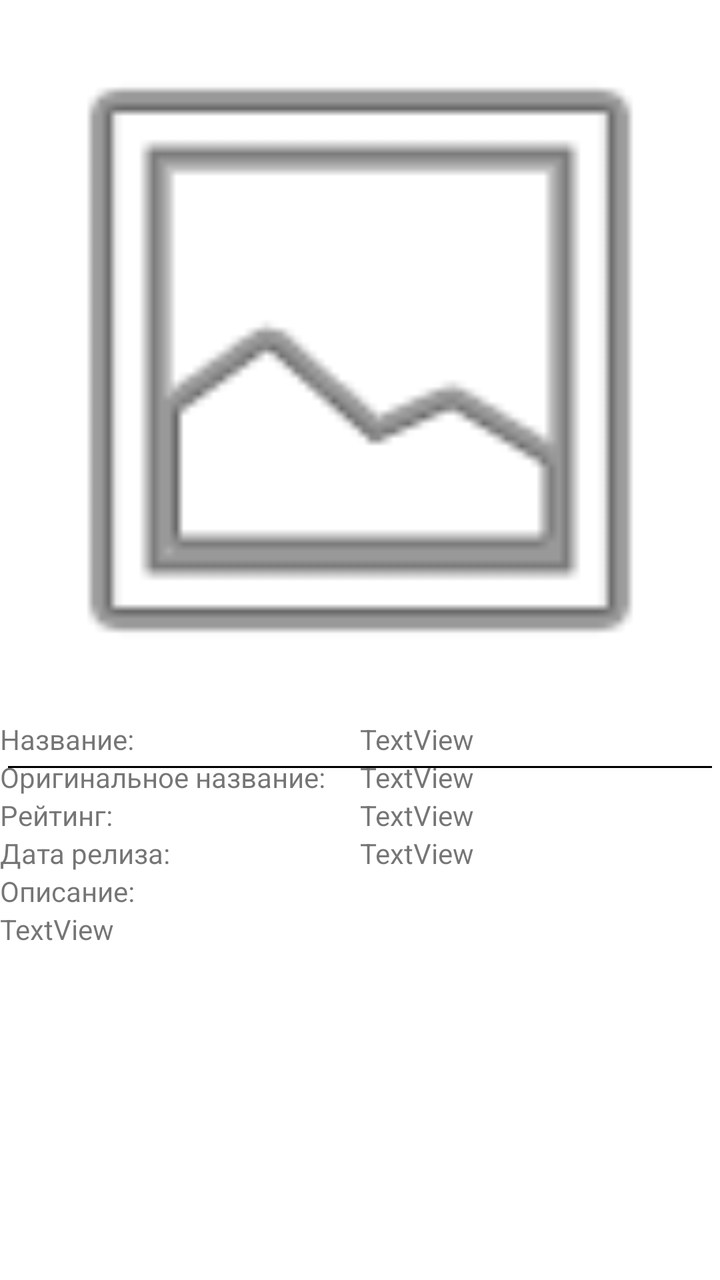
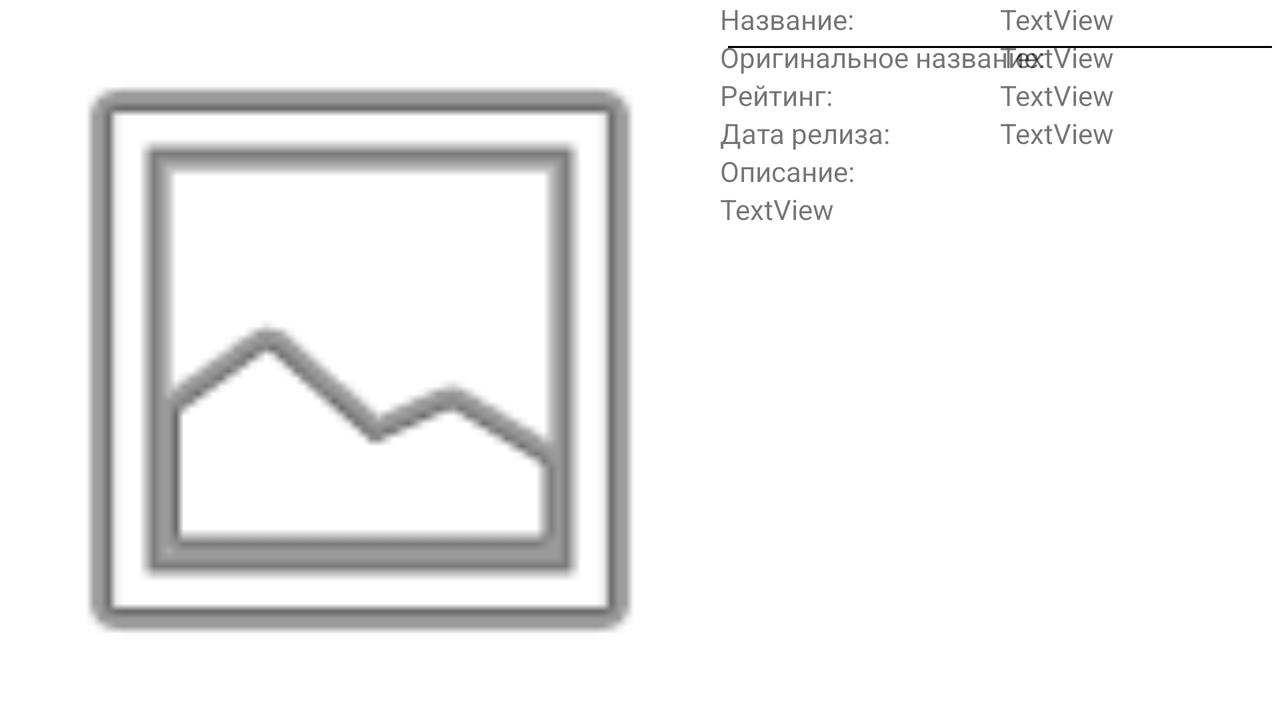

Compare how this app lays out the same screen by default and in its alternative resource folder. The renders come first, then the two layout files and the values they reference.
<!-- AndroidManifest.xml: application theme Theme.MyMovies -->
<!-- res/layout/activity_detail.xml -->
<?xml version="1.0" encoding="utf-8"?>
<ScrollView xmlns:android="http://schemas.android.com/apk/res/android"
    xmlns:app="http://schemas.android.com/apk/res-auto"
    xmlns:tools="http://schemas.android.com/tools"
    android:id="@+id/scrollViewInfo"
    android:layout_width="match_parent"
    android:layout_height="match_parent"
    tools:context=".DetailActivity">

    <androidx.constraintlayout.widget.ConstraintLayout
        android:layout_width="match_parent"
        android:layout_height="wrap_content">

        <ImageView
            android:id="@+id/imageViewBigPoster"
            android:layout_width="0dp"
            android:layout_height="wrap_content"
            android:adjustViewBounds="true"
            app:layout_constraintEnd_toEndOf="parent"
            app:layout_constraintStart_toStartOf="parent"
            app:layout_constraintTop_toTopOf="parent"
            app:srcCompat="@android:drawable/ic_menu_gallery" />

        <ImageView
            android:id="@+id/imageViewAddToFavorite"
            android:layout_width="@dimen/size_of_star"
            android:layout_height="@dimen/size_of_star"
            android:layout_marginEnd="16dp"
            android:onClick="onClickChangeFavorite"
            app:layout_constraintBottom_toBottomOf="@+id/imageViewBigPoster"
            app:layout_constraintEnd_toEndOf="@+id/imageViewBigPoster"
            app:layout_constraintTop_toBottomOf="@+id/imageViewBigPoster"
            app:srcCompat="@drawable/favourite_remove" />

        <include
            layout="@layout/movie_info"
            android:id="@+id/movieInfo"
            android:layout_width="0dp"
            android:layout_height="wrap_content"
            app:layout_constraintStart_toStartOf="parent"
            app:layout_constraintEnd_toEndOf="parent"
            app:layout_constraintTop_toBottomOf="@+id/imageViewAddToFavorite"/>

    </androidx.constraintlayout.widget.ConstraintLayout>
</ScrollView>
<!-- res/layout/movie_info.xml (included above) -->
<?xml version="1.0" encoding="utf-8"?>
<androidx.constraintlayout.widget.ConstraintLayout xmlns:android="http://schemas.android.com/apk/res/android"
    android:layout_width="match_parent"
    android:layout_height="match_parent"
    xmlns:app="http://schemas.android.com/apk/res-auto">

    <TextView
        android:id="@+id/textViewLabelTitle"
        android:layout_width="wrap_content"
        android:layout_height="wrap_content"
        android:text="Название:"
        app:layout_constraintStart_toStartOf="parent"
        app:layout_constraintTop_toTopOf="parent" />
    
    <View
        android:layout_width="0dp"
        android:layout_height="1dp"
        android:layout_margin="4dp"
        android:background="#000000"
        app:layout_constraintTop_toBottomOf="@id/textViewLabelTitle"
        app:layout_constraintEnd_toEndOf="parent"
        app:layout_constraintStart_toStartOf="parent"/>

    <androidx.constraintlayout.widget.Guideline
        android:id="@+id/guidelineCenter"
        android:layout_width="wrap_content"
        android:layout_height="wrap_content"
        android:orientation="vertical"
        app:layout_constraintGuide_percent="0.5" />

    <TextView
        android:id="@+id/textViewTitle"
        android:layout_width="0dp"
        android:layout_height="wrap_content"
        android:text="TextView"
        app:layout_constraintEnd_toEndOf="parent"
        app:layout_constraintStart_toStartOf="@+id/guidelineCenter"
        app:layout_constraintTop_toTopOf="parent" />

    <TextView
        android:id="@+id/textViewLabelOriginalTitle"
        android:layout_width="wrap_content"
        android:layout_height="wrap_content"
        android:text="Оригинальное название:"
        app:layout_constraintStart_toStartOf="parent"
        app:layout_constraintTop_toBottomOf="@+id/textViewTitle" />

    <TextView
        android:id="@+id/textViewOriginalTitle"
        android:layout_width="0dp"
        android:layout_height="wrap_content"
        android:text="TextView"
        app:layout_constraintEnd_toEndOf="parent"
        app:layout_constraintStart_toStartOf="@+id/guidelineCenter"
        app:layout_constraintTop_toBottomOf="@+id/textViewTitle" />

    <TextView
        android:id="@+id/textViewLabelRating"
        android:layout_width="wrap_content"
        android:layout_height="wrap_content"
        android:text="Рейтинг:"
        app:layout_constraintStart_toStartOf="parent"
        app:layout_constraintTop_toBottomOf="@+id/textViewOriginalTitle" />

    <TextView
        android:id="@+id/textViewRating"
        android:layout_width="0dp"
        android:layout_height="wrap_content"
        android:text="TextView"
        app:layout_constraintEnd_toEndOf="parent"
        app:layout_constraintStart_toStartOf="@+id/guidelineCenter"
        app:layout_constraintTop_toBottomOf="@+id/textViewOriginalTitle" />

    <TextView
        android:id="@+id/textViewLabelReleaseDate"
        android:layout_width="wrap_content"
        android:layout_height="wrap_content"
        android:text="Дата релиза:"
        app:layout_constraintStart_toStartOf="parent"
        app:layout_constraintTop_toBottomOf="@+id/textViewRating" />

    <TextView
        android:id="@+id/textViewReleaseDate"
        android:layout_width="0dp"
        android:layout_height="wrap_content"
        android:text="TextView"
        app:layout_constraintEnd_toEndOf="parent"
        app:layout_constraintStart_toStartOf="@+id/guidelineCenter"
        app:layout_constraintTop_toBottomOf="@+id/textViewRating" />

    <TextView
        android:id="@+id/textViewLabelDescription"
        android:layout_width="wrap_content"
        android:layout_height="wrap_content"
        android:text="Описание:"
        app:layout_constraintStart_toStartOf="parent"
        app:layout_constraintTop_toBottomOf="@+id/textViewReleaseDate" />

    <TextView
        android:id="@+id/textViewOverview"
        android:layout_width="wrap_content"
        android:layout_height="wrap_content"
        android:text="TextView"
        app:layout_constraintStart_toStartOf="parent"
        app:layout_constraintTop_toBottomOf="@+id/textViewLabelDescription" />

    <androidx.recyclerview.widget.RecyclerView
        android:id="@+id/recyclerViewTrailers"
        android:nestedScrollingEnabled="false"
        android:layout_width="0dp"
        android:layout_height="wrap_content"
        app:layout_constraintEnd_toEndOf="parent"
        app:layout_constraintStart_toStartOf="parent"
        app:layout_constraintTop_toBottomOf="@id/textViewOverview" />

    <androidx.recyclerview.widget.RecyclerView
        android:id="@+id/recyclerViewReviews"
        android:nestedScrollingEnabled="false"
        android:layout_width="0dp"
        android:layout_height="wrap_content"
        app:layout_constraintEnd_toEndOf="parent"
        app:layout_constraintStart_toStartOf="parent"
        app:layout_constraintTop_toBottomOf="@id/recyclerViewTrailers" />


</androidx.constraintlayout.widget.ConstraintLayout>
<!-- resources referenced by this layout -->
<resources>
  <style name="Theme.MyMovies" parent="Base.Theme.MyMovies" />
  <style name="Base.Theme.MyMovies" parent="Theme.MaterialComponents.Light.DarkActionBar">
          
          
      </style>
</resources>
<!-- res/layout-land/activity_detail.xml (the repository's variant of the layout above) -->
<!-- drawn on the phone turned sideways -->
<?xml version="1.0" encoding="utf-8"?>
<androidx.constraintlayout.widget.ConstraintLayout xmlns:android="http://schemas.android.com/apk/res/android"
    xmlns:app="http://schemas.android.com/apk/res-auto"
    xmlns:tools="http://schemas.android.com/tools"
    android:layout_width="match_parent"
    android:layout_height="match_parent"
    tools:context=".DetailActivity">

    <ImageView
        android:id="@+id/imageViewBigPoster"
        android:layout_width="wrap_content"
        android:layout_height="0dp"
        android:adjustViewBounds="true"
        app:layout_constraintStart_toStartOf="parent"
        app:layout_constraintTop_toTopOf="parent"
        app:layout_constraintBottom_toBottomOf="parent"
        app:srcCompat="@android:drawable/ic_menu_gallery" />

    <ImageView
        android:id="@+id/imageViewAddToFavorite"
        android:layout_width="40dp"
        android:layout_height="40dp"
        android:layout_marginEnd="16dp"
        android:layout_marginTop="16dp"
        android:onClick="onClickChangeFavorite"
        app:layout_constraintEnd_toEndOf="@+id/imageViewBigPoster"
        app:layout_constraintTop_toTopOf="@+id/imageViewBigPoster"
        app:srcCompat="@drawable/favourite_remove" />

    <ScrollView
        android:id="@+id/scrollViewInfo"
        android:layout_width="0dp"
        android:layout_height="0dp"
        app:layout_constraintBottom_toBottomOf="parent"
        app:layout_constraintTop_toTopOf="parent"
        app:layout_constraintEnd_toEndOf="parent"
        app:layout_constraintStart_toEndOf="@id/imageViewBigPoster">

        <include
            android:id="@+id/movieInfo"
            layout="@layout/movie_info"
            android:layout_width="match_parent"
            android:layout_height="wrap_content" />

    </ScrollView>



</androidx.constraintlayout.widget.ConstraintLayout>
